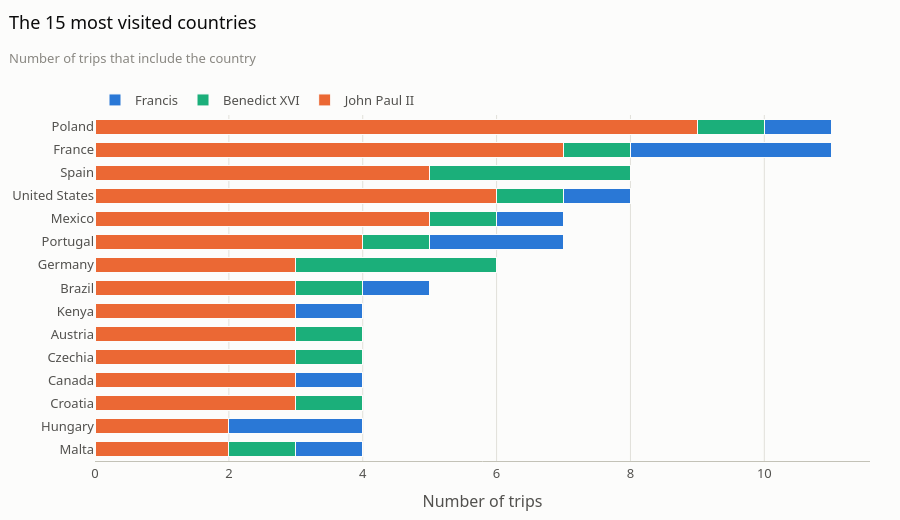

Notebook code cell kept with this figure:
### Markdown cell above
John Paul II and Francis have been more active than Benedict XVI, with 4 trips per year on average for the first two against 3 for the latter. John Paul II took advantage of his youth since he was elected at only 58. Francis, who was almost the same age as Benedict XVI, shows a strong willingness to visit countries despite his age. He travelled as much as John Paul II at the same age, about 4 trips per year.

### Code cell
# The most visited countries
per_country = (trips.groupby(["country", "pope"])["trip_id"].nunique()
                    .unstack(fill_value=0).reindex(columns=POPES, fill_value=0))
top = per_country.loc[per_country.sum(axis=1).sort_values().index[-15:]]

fig = go.Figure([go.Bar(x=top[pope], y=top.index, name=pope, orientation="h", marker_color=POPE_COLORS[pope],
                        marker_line_color=g.FOND, marker_line_width=1,
                        hovertemplate="%{y}, " + pope + ": %{x} trip(s)<extra></extra>")
                 for pope in POPES])
fig.update_layout(barmode="stack")
fig.update_xaxes(title="Number of trips", showgrid=True)
g.titre(fig, "The 15 most visited countries", "Number of trips that include the country", hauteur=520)
fig.show()

### Figure 1 — Plotly figure (JSON) as saved in the notebook; plotly's stock layout.template omitted (floating-point values rounded to 4 significant figures)
{"data": [{"hovertemplate": "%{y}, John Paul II: %{x} trip(s)<extra></extra>", "marker": {"color": "#eb6834", "line": {"color": "#fcfcfb", "width": 1}}, "name": "John Paul II", "orientation": "h", "type": "bar", "x": [2, 2, 3, 3, 3, 3, 3, 3, 3, 4, 5, 6, 5, 7, 9], "y": ["Malta", "Hungary", "Croatia", "Canada", "Czechia", "Austria", "Kenya", "Brazil", "Germany", "Portugal", "Mexico", "United States", "Spain", "France", "Poland"]}, {"hovertemplate": "%{y}, Benedict XVI: %{x} trip(s)<extra></extra>", "marker": {"color": "#1baf7a", "line": {"color": "#fcfcfb", "width": 1}}, "name": "Benedict XVI", "orientation": "h", "type": "bar", "x": [1, 0, 1, 0, 1, 1, 0, 1, 3, 1, 1, 1, 3, 1, 1], "y": ["Malta", "Hungary", "Croatia", "Canada", "Czechia", "Austria", "Kenya", "Brazil", "Germany", "Portugal", "Mexico", "United States", "Spain", "France", "Poland"]}, {"hovertemplate": "%{y}, Francis: %{x} trip(s)<extra></extra>", "marker": {"color": "#2a78d6", "line": {"color": "#fcfcfb", "width": 1}}, "name": "Francis", "orientation": "h", "type": "bar", "x": [1, 2, 0, 1, 0, 0, 1, 1, 0, 2, 1, 1, 0, 3, 1], "y": ["Malta", "Hungary", "Croatia", "Canada", "Czechia", "Austria", "Kenya", "Brazil", "Germany", "Portugal", "Mexico", "United States", "Spain", "France", "Poland"]}], "layout": {"barmode": "stack", "height": 520, "legend": {"title": {"text": ""}}, "margin": {"t": 115}, "title": {"subtitle": {"font": {"color": "#898781", "size": 13}, "text": "Number of trips that include the country"}, "text": "The 15 most visited countries"}, "xaxis": {"showgrid": true, "title": {"text": "Number of trips"}}}}
